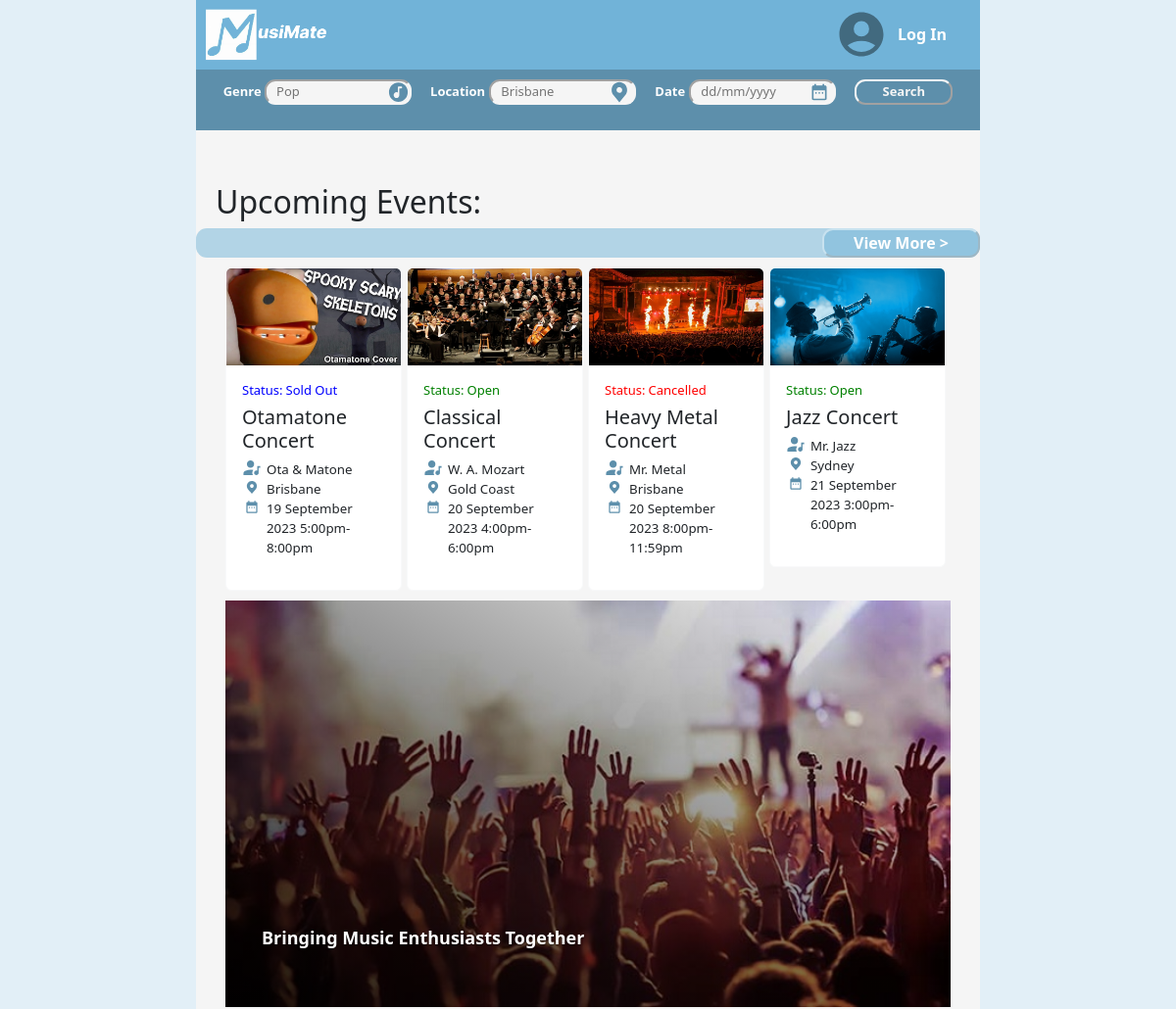
Before: / (upper part) with the older database file.
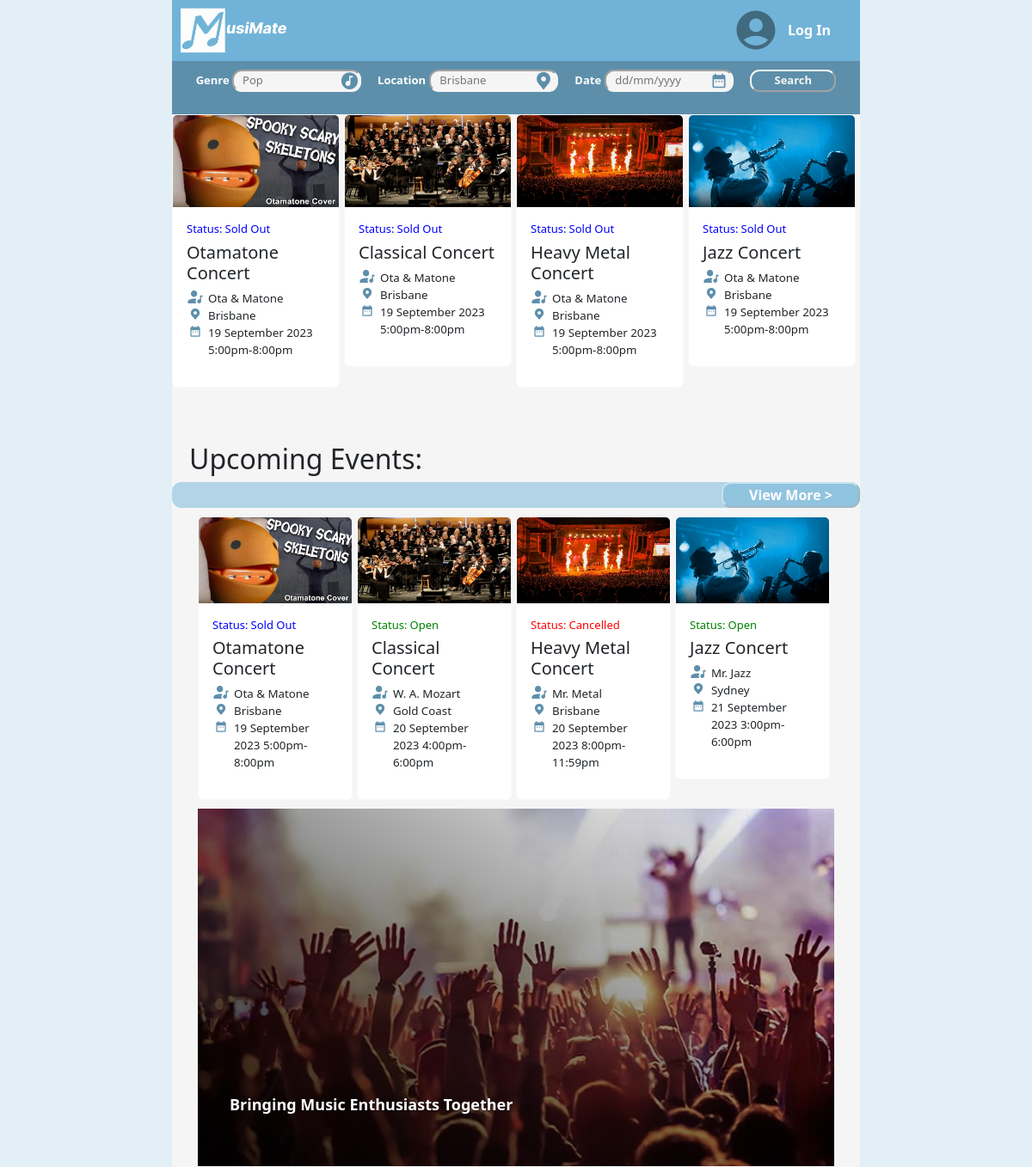
After: the same page with the newer database file.
### musimate/models.py (models this page shows, shortened)
class Event(db.Model):
    __tablename__ = 'events'
    id = db.Column(db.Integer, primary_key=True)
    name = db.Column(db.String(80))
    description = db.Column(db.String(200))
    image = db.Column(db.String(400))
    currency = db.Column(db.String(3))
    comments = db.relationship('Comment', backref='event')

### musimate/views.py (the view)
@mainbp.route('/')
def index():
    events = db.session.scalars(db.select(Event)).all()
    return render_template('index.html', events=events)

### musimate/templates/index.html (shortened to what this page needs)
{% extends 'base.html' %}
{% block content %}
         <div class="card-group">
            {% for event in events %}
            <div class="col-lg-3 col-md-4 col-sm-6 lastCard">
               <a href="{{ url_for('event.show', id=event.id) }}" style="text-decoration:none">
                  <div class="card border-light">
                     <img class="card-img-top" src="{{ event.image }}" alt="Card image" style="width:100%">
                     <div class="card-body">
                        <row class="row">
                           <div class="d-flex justify-content-left">
                              <div>
                                 <p class="cardDetails"
                                    style="font-size:small; margin-bottom:5px; color: blue;"> Status:</p>
                              </div>
                              <div>
                                 <p class="cardDetails" id="status"
                                    style="font-size: small; margin-left:3px; margin-bottom:5px; color: blue;">
                                    Sold Out</p>
                              </div>
                           </div>
                        </row>
                        <h5 class="card-title">{{ event.name }}</h5>
                        <row class="row">
                           <div class="d-flex justify-content-left">
                              <div>
                                 <img src="static/svg/artist.svg" class="cardIcons">
                              </div>
                              <div>
                                 <p class="cardDetails" id="artist" style="margin:auto;">Ota & Matone</p>
                              </div>
                           </div>
                        </row>
                        <row class="row">
                           <div class="d-flex justify-content-left">
                              <div>
                                 <img src="static/svg/location.svg" class="cardIcons">
                              </div>
                              <div>
                                 <p class="cardDetails" id="location" style="margin:auto;">Brisbane</p>
                              </div>
                           </div>
                        </row>
                        <row class="row">
                           <div class="d-flex justify-content-left">
                              <div>
                                 <img src="static/svg/date.svg" class="cardIcons">
                              </div>
                              <div>
                                 <p class="cardDetails" id="startDate">19 September 2023 5:00pm-8:00pm</p>
                              </div>
                           </div>
                        </row>
                     </div>
                  </div>
               </a>
            </div>
            {% endfor %}
         </div>
      </div>
      <div class="main">
         <br>
         <h2 style="margin-left: 20px;">Upcoming Events:</h2>
         <div class="break">
            <div class="d-flex justify-content-end">
               <button class="breakButton" id="viewMore">View More ></button>
            </div>
         </div>
         <div class="padding">
            <div class="row">
               <div class="card-group">
                  <div class="col-lg-3 col-md-4 col-sm-6 lastCard">
                     <a href="EventDetails.html" style="text-decoration:none">
                        <div class="card border-light">
                           <img class="card-img-top" src="static/image/otamatone.jpg" alt="Card image" style="width:100%">
                           <div class="card-body">
                              <row class="row">
                                 <div class="d-flex justify-content-left">
                                    <div>
                                       <p class="cardDetails"
                                          style="font-size:small; margin-bottom:5px; color: blue;"> Status:</p>
                                    </div>
                                    <div>
                                       <p class="cardDetails" id="status"
                                          style="font-size: small; margin-left:3px; margin-bottom:5px; color: blue;">
                                          Sold Out</p>
                                    </div>
                                 </div>
                              </row>
                              <h5 class="card-title">Otamatone Concert</h5>
                              <row class="row">
                                 <div class="d-flex justify-content-left">
                                    <div>
                                       <img src="static/svg/artist.svg" class="cardIcons">
                                    </div>
                                    <div>
                                       <p class="cardDetails" id="artist" style="margin:auto;">Ota & Matone</p>
                                    </div>
                                 </div>
                              </row>
                              <row class="row">
                                 <div class="d-flex justify-content-left">
                                    <div>
                                       <img src="static/svg/location.svg" class="cardIcons">
                                    </div>
                                    <div>
                                       <p class="cardDetails" id="location" style="margin:auto;">Brisbane</p>
                                    </div>
                                 </div>
                              </row>
                              <row class="row">
                                 <div class="d-flex justify-content-left">
                                    <div>
                                       <img src="static/svg/date.svg" class="cardIcons">
                                    </div>
                                    <div>
                                       <p class="cardDetails" id="startDate">19 September 2023 5:00pm-8:00pm</p>
                                    </div>
                                 </div>
                              </row>
                           </div>
                        </div>
                     </a>
                  </div>
                  <div class="col-lg-3 col-md-4 col-sm-6 hiddenTiny">
                     <a href="EventDetails.html" style="text-decoration:none">
                        <div class="card border-light">
                           <img class="card-img-top" src="static/image/event2.jpg" alt="Card image" style="width:100%">
                           <div class="card-body">
                              <row class="row">
                                 <div class="d-flex justify-content-left">
                                    <div>
                                       <p class="cardDetails"
                                          style="font-size:small; margin-bottom:5px; color: green;"> Status:</p>
                                    </div>
                                    <div>
                                       <p class="cardDetails" id="status"
                                          style="font-size: small; margin-left:3px; margin-bottom:5px; color: green;">
                                          Open</p>
                                    </div>
                                 </div>
                              </row>
                              <h5 class="card-title">Classical Concert</h5>
                              <row class="row">
                                 <div class="d-flex justify-content-left">
                                    <div>
                                       <img src="static/svg/artist.svg" class="cardIcons">
                                    </div>
                                    <div>
                                       <p class="cardDetails" id="artist" style="margin:auto;">W. A. Mozart</p>
                                    </div>
                                 </div>
                              </row>
                              <row class="row">
                                 <div class="d-flex justify-content-left">
                                    <div>
                                       <img src="static/svg/location.svg" class="cardIcons">
                                    </div>
                                    <div>
                                       <p class="cardDetails" id="location" style="margin:auto;">Gold Coast</p>
                                    </div>
                                 </div>
                              </row>
                              <row class="row">
                                 <div class="d-flex justify-content-left">
                                    <div>
                                       <img src="static/svg/date.svg" class="cardIcons">
                                    </div>
                                    <div>
                                       <p class="cardDetails" id="startDate">20 September 2023 4:00pm-6:00pm</p>
                                    </div>
                                 </div>
                              </row>
                           </div>
                        </div>
                     </a>
                  </div>
                  <div class="col-lg-3 col-md-4 hiddenSmall">
                     <a href="EventDetails.html" style="text-decoration:none">
                        <div class="card border-light">
                           <img class="card-img-top" src="static/image/event3.jpg" alt="Card image" style="width:100%">
                           <div class="card-body">
                              <row class="row">
                                 <div class="d-flex justify-content-left">
                                    <div>
                                       <p class="cardDetails"
                                          style="font-size:small; margin-bottom:5px; color: red;"> Status:</p>
                                    </div>
                                    <div>
                                       <p class="cardDetails" id="status"
                                          style="font-size: small; margin-left:3px; margin-bottom:5px; color: red;">
                                          Cancelled</p>
                                    </div>
                                 </div>
                              </row>
                              <h5 class="card-title">Heavy Metal Concert</h5>
                              <row class="row">
                                 <div class="d-flex justify-content-left">
                                    <div>
                                       <img src="static/svg/artist.svg" class="cardIcons">
                                    </div>
                                    <div>
                                       <p class="cardDetails" id="artist" style="margin:auto;">Mr. Metal</p>
                                    </div>
                                 </div>
                              </row>
                              <row class="row">
                                 <div class="d-flex justify-content-left">
                                    <div>
                                       <img src="static/svg/location.svg" class="cardIcons">
                                    </div>
                                    <div>
                                       <p class="cardDetails" id="location" style="margin:auto;">Brisbane</p>
                                    </div>
                                 </div>
                              </row>
                              <row class="row">
                                 <div class="d-flex justify-content-left">
                                    <div>
                                       <img src="static/svg/date.svg" class="cardIcons">
                                    </div>
                                    <div>
                                       <p class="cardDetails" id="startDate">20 September 2023 8:00pm-11:59pm</p>
                                    </div>
                                 </div>
                              </row>
                           </div>
                        </div>
                     </a>
                  </div>
                  <div class="col-lg-3 hiddenMedium">
                     <a href="EventDetails.html" style="text-decoration:none">
                        <div class="card border-light">
                           <img class="card-img-top" src="static/image/event4.png" alt="Card image" style="width:100%">
                           <div class="card-body">
                              <row class="row">
                                 <div class="d-flex justify-content-left">
                                    <div>
                                       <p class="cardDetails"
                                          style="font-size:small; margin-bottom:5px; color: green;"> Status:</p>
                                    </div>
                                    <div>
                                       <p class="cardDetails" id="status"
                                          style="font-size: small; margin-left:3px; margin-bottom:5px; color: green;">
                                          Open</p>
                                    </div>
                                 </div>
                              </row>
                              <h5 class="card-title">Jazz Concert</h5>
                              <row class="row">
                                 <div class="d-flex justify-content-left">
                                    <div>
                                       <img src="static/svg/artist.svg" class="cardIcons">
                                    </div>
                                    <div>
                                       <p class="cardDetails" id="artist" style="margin:auto;">Mr. Jazz</p>
                                    </div>
                                 </div>
                              </row>
                              <row class="row">
                                 <div class="d-flex justify-content-left">
                                    <div>
                                       <img src="static/svg/location.svg" class="cardIcons">
                                    </div>
                                    <div>
                                       <p class="cardDetails" id="location" style="margin:auto;">Sydney</p>
                                    </div>
                                 </div>
                              </row>
                              <row class="row">
                                 <div class="d-flex justify-content-left">
                                    <div>
                                       <img src="static/svg/date.svg" class="cardIcons">
                                    </div>
                                    <div>
                                       <p class="cardDetails" id="startDate">21 September 2023 3:00pm-6:00pm</p>
                                    </div>
                                 </div>
                              </row>
                           </div>
                        </div>
                     </a>
                  </div>
               </div>
            </div>
            <div id="carousel" class="carousel slide" data-bs-ride="carousel">
               <div class="carousel-inner">
                  <div class="carousel-item active">
                     <img src="static/image/music1.jpg" class="d-block w-100" alt="Audience at a concert">
                     <div class="carousel-content">
                        <p>Bringing Music Enthusiasts Together</p>
                     </div>
                  </div>
               </div>
            </div>
         </div>
         <br>
      </div>
{% endblock %}

Changed rows visible on the page:
added Event: image (picture), name "Otamatone Concert"
added Event: image (picture), name "Classical Concert"
added Event: image (picture), name "Heavy Metal Concert"
added Event: image (picture), name "Jazz Concert"
